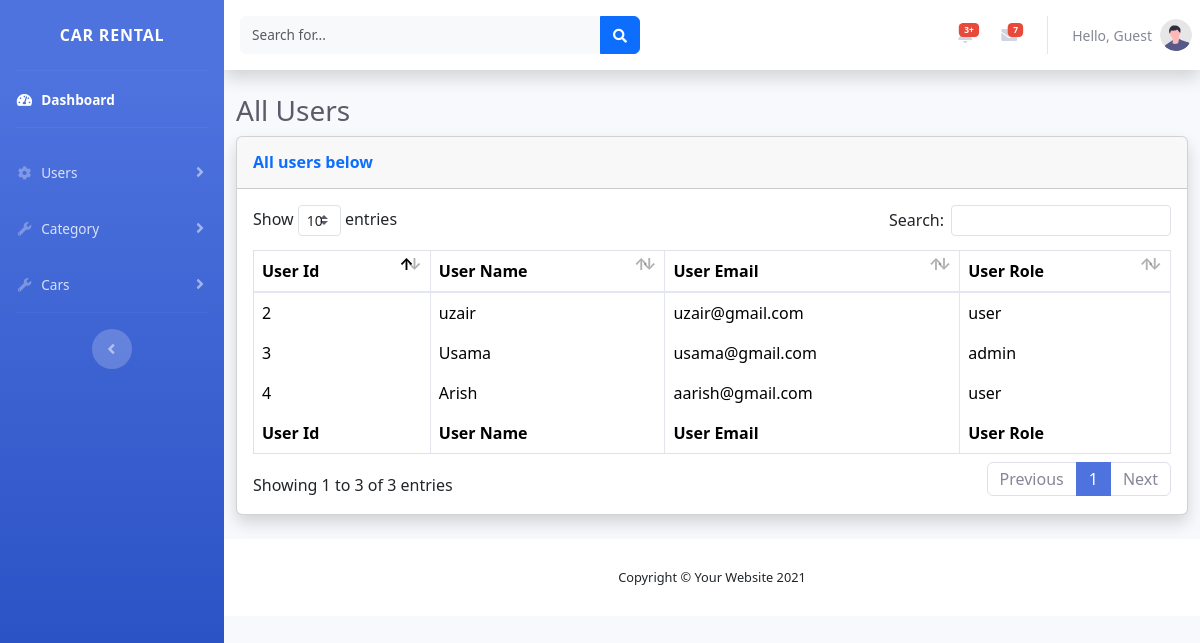
/admin/show_users.php, run on the app's committed database.
### tables this page shows
CREATE TABLE `users` (
  `user_id` int(11) NOT NULL,
  `user_name` varchar(60) NOT NULL,
  `user_email` varchar(255) NOT NULL,
  `user_password` varchar(255) NOT NULL,
  `created_at` datetime DEFAULT current_timestamp(),
  `role_id` int(11) DEFAULT 2
);

CREATE TABLE `roles` (
  `role_id` int(11) NOT NULL,
  `role_name` varchar(50) NOT NULL
);

### admin/show_users.php (the view)
<?php include "includes/header.php";
include "../db.php";
$query = "SELECT * FROM users INNER JOIN roles ON users.role_id = roles.role_id;";
$users = mysqli_query($con, $query);
?>
<div class="container-fluid">
    <h1 class="h3 mb-2 text-gray-800">All Users</h1>
    <div class="card shadow mb-4">
        <div class="card-header py-3">
            <h6 class="m-0 font-weight-bold text-primary">All users below</h6>
        </div>
        <div class="card-body">
            <div class="table-responsive">
                <table class="table table-bordered" id="dataTable" width="100%" cellspacing="0">
                    <thead>
                        <tr>
                            <th>User Id</th>
                            <th>User Name</th>
                            <th>User Email</th>
                            <th>User Role</th>
                        </tr>
                    </thead>
                    <tfoot>
                        <tr>
                            <th>User Id</th>
                            <th>User Name</th>
                            <th>User Email</th>
                            <th>User Role</th>
                        </tr>
                    </tfoot>
                    <tbody>
                        <?php foreach ($users as $user) { ?>
                            <tr>
                                <td><?php echo $user["user_id"]?></td>
                                <td><?php echo $user["user_name"]?></td>
                                <td><?php echo $user["user_email"]?></td>
                                <td><?php echo $user["role_name"]?></td>
                            </tr>
                        <?php } ?>
                    </tbody>
                </table>
            </div>
        </div>
    </div>
</div>
<?php include "includes/footer.php" ?>

### data on the page
users: user_id "2", user_name "uzair", user_email "uzair@gmail.com", role.role_name "user"
users: user_id "3", user_name "Usama", user_email "usama@gmail.com", role.role_name "admin"
users: user_id "4", user_name "Arish", user_email "aarish@gmail.com", role.role_name "user"
